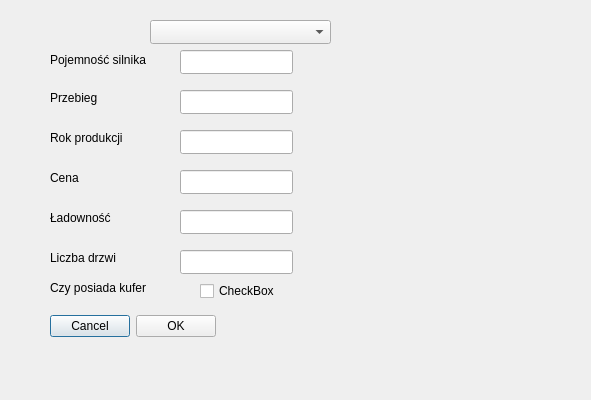
<?xml version="1.0" encoding="UTF-8"?>
<ui version="4.0">
 <class>Dialog</class>
 <widget class="QDialog" name="Dialog">
  <property name="geometry">
   <rect>
    <x>0</x>
    <y>0</y>
    <width>591</width>
    <height>400</height>
   </rect>
  </property>
  <property name="windowTitle">
   <string>Dialog</string>
  </property>
  <widget class="QWidget" name="layoutWidget">
   <property name="geometry">
    <rect>
     <x>50</x>
     <y>310</y>
     <width>351</width>
     <height>33</height>
    </rect>
   </property>
   <layout class="QHBoxLayout">
    <property name="spacing">
     <number>6</number>
    </property>
    <property name="margin" stdset="0">
     <number>0</number>
    </property>
    <item>
     <widget class="QPushButton" name="cancelButton">
      <property name="text">
       <string>Cancel</string>
      </property>
     </widget>
    </item>
    <item>
     <widget class="QPushButton" name="okButton">
      <property name="text">
       <string>OK</string>
      </property>
     </widget>
    </item>
    <item>
     <spacer>
      <property name="orientation">
       <enum>Qt::Orientation::Horizontal</enum>
      </property>
      <property name="sizeHint" stdset="0">
       <size>
        <width>131</width>
        <height>31</height>
       </size>
      </property>
     </spacer>
    </item>
   </layout>
  </widget>
  <widget class="QLabel" name="labelPojemnosc">
   <property name="geometry">
    <rect>
     <x>50</x>
     <y>50</y>
     <width>101</width>
     <height>20</height>
    </rect>
   </property>
   <property name="text">
    <string>Pojemność silnika</string>
   </property>
  </widget>
  <widget class="QLabel" name="labelCena">
   <property name="geometry">
    <rect>
     <x>50</x>
     <y>170</y>
     <width>101</width>
     <height>16</height>
    </rect>
   </property>
   <property name="text">
    <string>Cena</string>
   </property>
  </widget>
  <widget class="QLineEdit" name="lineEditLadownosc">
   <property name="geometry">
    <rect>
     <x>180</x>
     <y>210</y>
     <width>113</width>
     <height>24</height>
    </rect>
   </property>
  </widget>
  <widget class="QLineEdit" name="lineEditCena">
   <property name="geometry">
    <rect>
     <x>180</x>
     <y>170</y>
     <width>113</width>
     <height>24</height>
    </rect>
   </property>
  </widget>
  <widget class="QLabel" name="labelPrzebieg">
   <property name="geometry">
    <rect>
     <x>50</x>
     <y>90</y>
     <width>101</width>
     <height>16</height>
    </rect>
   </property>
   <property name="text">
    <string>Przebieg</string>
   </property>
  </widget>
  <widget class="QLabel" name="labelKufry">
   <property name="geometry">
    <rect>
     <x>50</x>
     <y>280</y>
     <width>111</width>
     <height>16</height>
    </rect>
   </property>
   <property name="text">
    <string>Czy posiada kufer</string>
   </property>
  </widget>
  <widget class="QComboBox" name="comboBoxTyp">
   <property name="geometry">
    <rect>
     <x>150</x>
     <y>20</y>
     <width>181</width>
     <height>24</height>
    </rect>
   </property>
  </widget>
  <widget class="QLineEdit" name="lineEditRok">
   <property name="geometry">
    <rect>
     <x>180</x>
     <y>130</y>
     <width>113</width>
     <height>24</height>
    </rect>
   </property>
  </widget>
  <widget class="QLineEdit" name="lineEditPrzebieg">
   <property name="geometry">
    <rect>
     <x>180</x>
     <y>90</y>
     <width>113</width>
     <height>24</height>
    </rect>
   </property>
  </widget>
  <widget class="QCheckBox" name="checkBoxKufry">
   <property name="geometry">
    <rect>
     <x>200</x>
     <y>280</y>
     <width>78</width>
     <height>22</height>
    </rect>
   </property>
   <property name="text">
    <string>CheckBox</string>
   </property>
  </widget>
  <widget class="QLineEdit" name="lineEditPojemnosc">
   <property name="geometry">
    <rect>
     <x>180</x>
     <y>50</y>
     <width>113</width>
     <height>24</height>
    </rect>
   </property>
  </widget>
  <widget class="QLabel" name="labelRok">
   <property name="geometry">
    <rect>
     <x>50</x>
     <y>130</y>
     <width>101</width>
     <height>16</height>
    </rect>
   </property>
   <property name="text">
    <string>Rok produkcji</string>
   </property>
  </widget>
  <widget class="QLineEdit" name="lineEditDrzwi">
   <property name="geometry">
    <rect>
     <x>180</x>
     <y>250</y>
     <width>113</width>
     <height>24</height>
    </rect>
   </property>
  </widget>
  <widget class="QLabel" name="labelLadownosc">
   <property name="geometry">
    <rect>
     <x>50</x>
     <y>210</y>
     <width>101</width>
     <height>16</height>
    </rect>
   </property>
   <property name="text">
    <string>Ładowność</string>
   </property>
  </widget>
  <widget class="QLabel" name="labelDrzwi">
   <property name="geometry">
    <rect>
     <x>50</x>
     <y>250</y>
     <width>101</width>
     <height>16</height>
    </rect>
   </property>
   <property name="text">
    <string>Liczba drzwi</string>
   </property>
  </widget>
 </widget>
 <resources/>
 <connections>
  <connection>
   <sender>okButton</sender>
   <signal>clicked()</signal>
   <receiver>Dialog</receiver>
   <slot>accept()</slot>
   <hints>
    <hint type="sourcelabel">
     <x>278</x>
     <y>253</y>
    </hint>
    <hint type="destinationlabel">
     <x>96</x>
     <y>254</y>
    </hint>
   </hints>
  </connection>
  <connection>
   <sender>cancelButton</sender>
   <signal>clicked()</signal>
   <receiver>Dialog</receiver>
   <slot>reject()</slot>
   <hints>
    <hint type="sourcelabel">
     <x>369</x>
     <y>253</y>
    </hint>
    <hint type="destinationlabel">
     <x>179</x>
     <y>282</y>
    </hint>
   </hints>
  </connection>
 </connections>
</ui>
